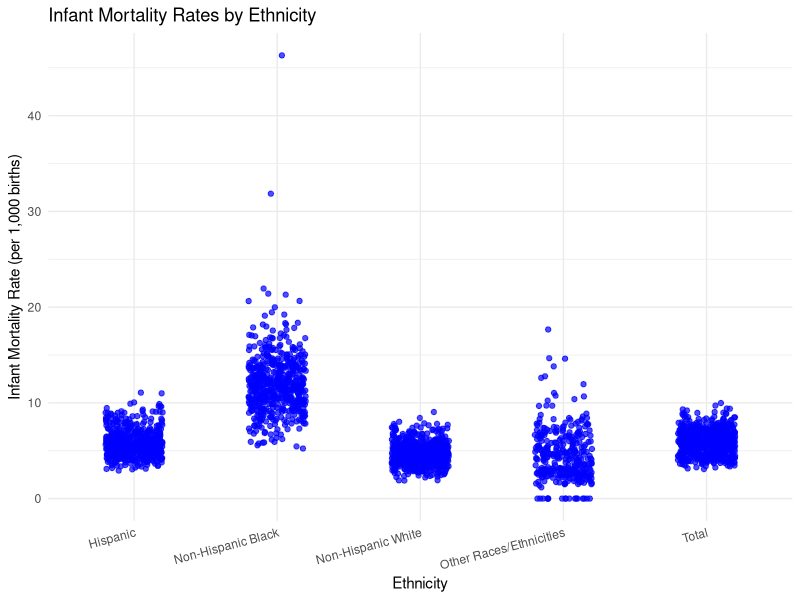
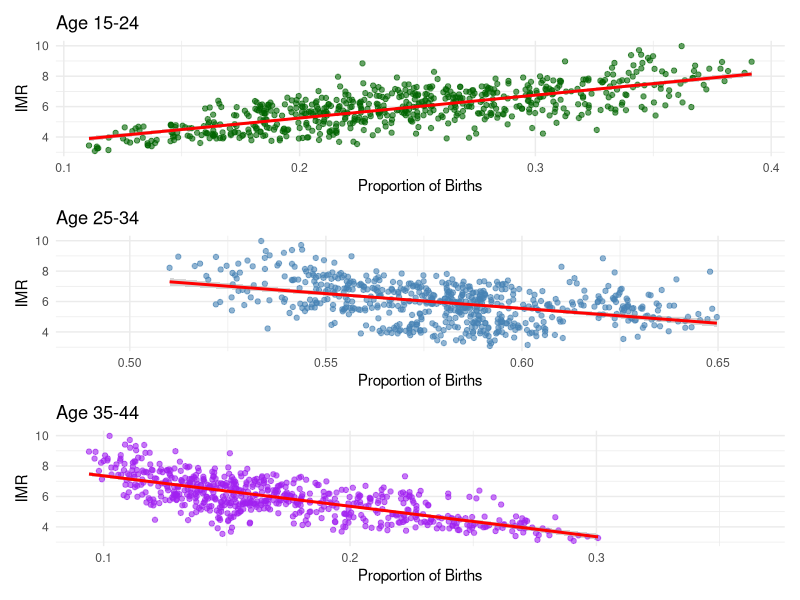
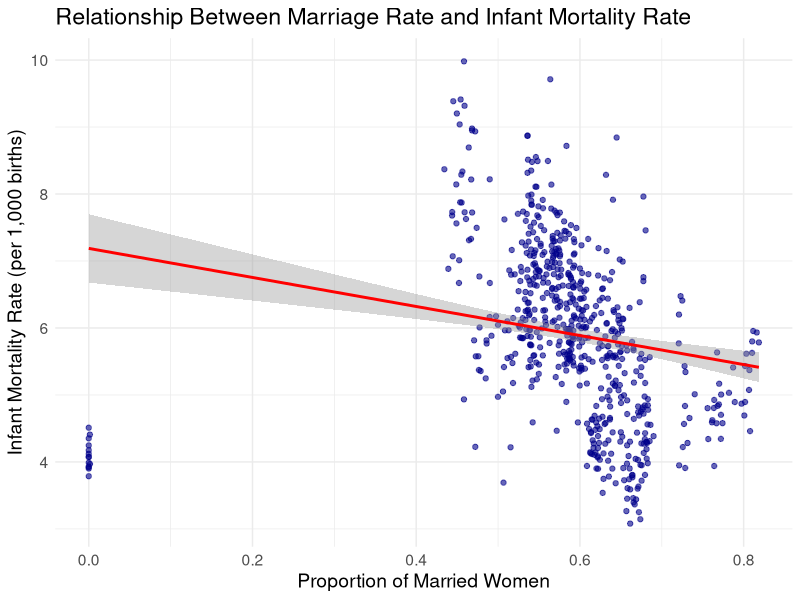
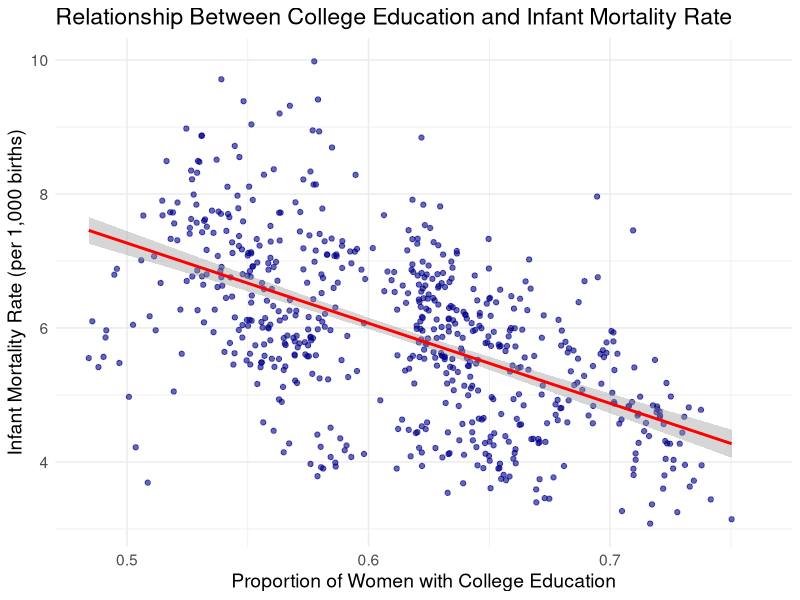
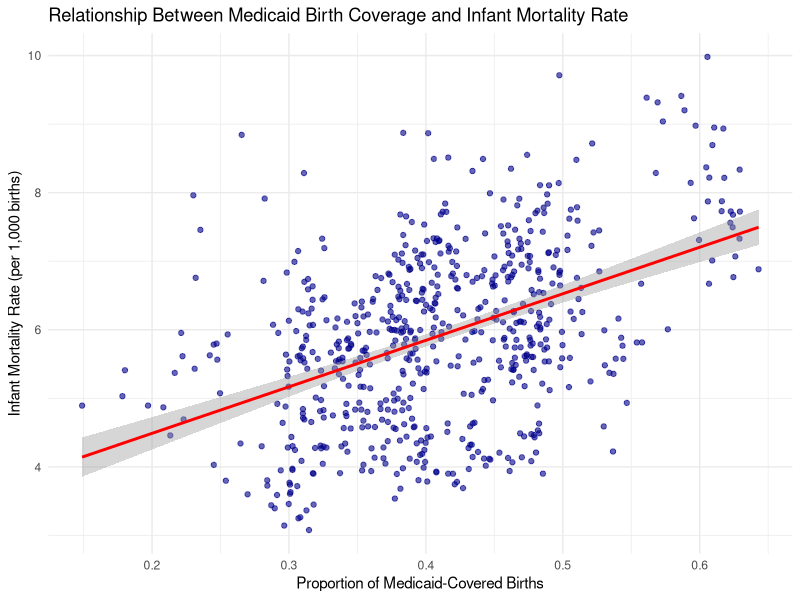

The R script that drew these images, in order: (Note: this script raises an error after producing the figures.)
## ---- chunk 1
knitr::opts_chunk$set(echo = TRUE)
## ---- chunk 2
library(tidyverse)
library(dplyr)
library(ggplot2)
library(car)
library(stats)
library(patchwork)
## ---- chunk 3
mortality <- read_csv('data/infant_mortality_biannual_data.csv', show_col_types = FALSE)
fertility <- read_csv('data/fertility_data.csv', show_col_types = FALSE)

fertility_agg <- fertility %>%
  group_by(state, year, group = case_when(
    bmcode %in% c(1, 2, 3) ~ "H1",  # First half of the year
    bmcode %in% c(4, 5, 6) ~ "H2"   # Second half of the year
  )) %>% 
   summarise(
    across(starts_with("births_"), sum, na.rm = TRUE), # Summing birth count variables
    across(starts_with("pop_"), mean, na.rm = TRUE), # Averaging population variables
    .groups = "drop"
  ) %>%
  mutate(bacode = ifelse(group == "H1", 1, 2)) %>%  # Assign bacode after aggregation
  select(-group)  # Remove temporary grouping variable

data <- mortality %>%
  inner_join(fertility_agg, by = c("state", "year", "bacode"), 
             suffix = c("_m", "_f"))

# Remove duplicate columns (those ending in "_f")
data <- data %>%
  select(-ends_with("_f"))

# Rename columns by removing "_m" suffix from mortality dataset
colnames(data) <- str_replace_all(colnames(data), "_m$", "")

data
## ---- chunk 4
data <- data %>%
  mutate(
    IMR_nhblack = (deaths_nhblack / births_nhblack) * 1000,
    IMR_nhwhite = (deaths_nhwhite / births_nhwhite) * 1000,
    IMR_hisp = (deaths_hisp / births_hisp) * 1000,
    IMR_otherraceeth = (deaths_otherraceeth / births_otherraceeth) * 1000,
    IMR_total = (deaths_total / births_total) * 1000, 
    FR_nhblack = (births_nhblack / pop_nhblack) * 1000,
    FR_nhwhite = (births_nhwhite / pop_nhwhite) * 1000,
    FR_hisp = (births_hisp / pop_hisp) * 1000,
    FR_otherraceeth = (births_otherraceeth / pop_otherraceeth) * 1000,
    FR_total = (births_total / pop_total) * 1000,
    prop_married = births_married / births_total,
    prop_college = (births_coll + births_somecoll) / births_total,
    prop_medicaid = births_medicaid / births_total,
    pct_births_age1524 = births_age1524 / births_total,
    pct_births_age2534 = births_age2534 / births_total,
    pct_births_age3544 = births_age3544 / births_total
  )

data
## ---- chunk 5
# Pivot IMR data to long format
IMR_long <- data %>%
  pivot_longer(cols = starts_with("IMR_"), 
               names_to = "Ethnicity", 
               values_to = "IMR") %>%
  mutate(Ethnicity = case_when(
    Ethnicity == "IMR_nhblack" ~ "Non-Hispanic Black",
    Ethnicity == "IMR_nhwhite" ~ "Non-Hispanic White",
    Ethnicity == "IMR_hisp" ~ "Hispanic",
    Ethnicity == "IMR_otherraceeth" ~ "Other Races/Ethnicities",
    Ethnicity == "IMR_total" ~ "Total",
    TRUE ~ Ethnicity  # Keeps any unexpected values unchanged
  ))

# Create scatter plot for IMR by Ethnicity
ggplot(IMR_long, aes(x = Ethnicity, y = IMR)) +
  geom_jitter(width = 0.2, alpha = 0.7, color = "blue") +  # Jitter to avoid overlapping points
  labs(title = "Infant Mortality Rates by Ethnicity",
       x = "Ethnicity",
       y = "Infant Mortality Rate (per 1,000 births)") +
  theme_minimal() +
  theme(axis.text.x = element_text(angle = 15, hjust = 1))
## ---- chunk 6
p1 <- ggplot(data, aes(x = pct_births_age1524, y = IMR_total)) +
  geom_point(color = "darkgreen", alpha = 0.6) +
  geom_smooth(method = "lm", se = TRUE, color = "red") +
  labs(title = "Age 15-24", x = "Proportion of Births", y = "IMR") +
  theme_minimal()

# Plot for 25-34
p2 <- ggplot(data, aes(x = pct_births_age2534, y = IMR_total)) +
  geom_point(color = "steelblue", alpha = 0.6) +
  geom_smooth(method = "lm", se = TRUE, color = "red") +
  labs(title = "Age 25-34", x = "Proportion of Births", y = "IMR") +
  theme_minimal()

# Plot for 35-44
p3 <- ggplot(data, aes(x = pct_births_age3544, y = IMR_total)) +
  geom_point(color = "purple", alpha = 0.6) +
  geom_smooth(method = "lm", se = TRUE, color = "red") +
  labs(title = "Age 35-44", x = "Proportion of Births", y = "IMR") +
  theme_minimal()

p1 / p2 / p3
## ---- chunk 7
# Scatter plot: Proportion of Married Women vs. Infant Mortality Rate
ggplot(data, aes(x = prop_married, y = IMR_total)) +
  geom_point(alpha = 0.6, color = "darkblue") +
  geom_smooth(method = "lm", se = TRUE, color = "red") +
  labs(title = "Relationship Between Marriage Rate and Infant Mortality Rate",
       x = "Proportion of Married Women",
       y = "Infant Mortality Rate (per 1,000 births)") +
  theme_minimal() +
  theme(text = element_text(size = 14))
## ---- chunk 8
# Scatter plot: Proportion of College-Educated Women vs. Infant Mortality Rate
ggplot(data, aes(x = prop_college, y = IMR_total)) +
  geom_point(alpha = 0.6, color = "darkblue") +
  geom_smooth(method = "lm", se = TRUE, color = "red") +
  labs(title = "Relationship Between College Education and Infant Mortality Rate",
       x = "Proportion of Women with College Education",
       y = "Infant Mortality Rate (per 1,000 births)") +
  theme_minimal() +
  theme(text = element_text(size = 14))
## ---- chunk 9
# Scatterplot of Medicaid coverage vs. Infant Mortality Rate
ggplot(data, aes(x = prop_medicaid, y = IMR_total)) +
  geom_point(alpha = 0.6, color = "darkblue") +
  geom_smooth(method = "lm", se = TRUE, color = "red") +
  labs(
    title = "Relationship Between Medicaid Birth Coverage and Infant Mortality Rate",
    x = "Proportion of Medicaid-Covered Births",
    y = "Infant Mortality Rate (per 1,000 births)"
  ) +
  theme_minimal()
## ---- chunk 10
# Compute and print mean IMR for each Ethnicity group
mean_IMR <- IMR_long %>%
  group_by(Ethnicity) %>%
  summarise(Mean_IMR = mean(IMR, na.rm = TRUE))

mean_FR <- FR_long %>%
  group_by(Ethnicity) %>%
  summarise(Mean_FR = mean(FR, na.rm = TRUE))

mean_IMR
mean_FR
## ---- chunk 11
plot(FR_long$FR, IMR_long$IMR)
## ---- chunk 12
plot(mean_FR$Mean_FR[1:4], mean_IMR$Mean_IMR[1:4])
